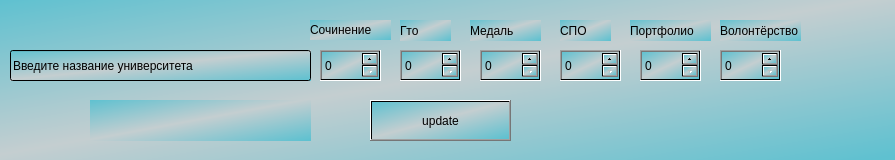
<?xml version="1.0" encoding="UTF-8"?>
<ui version="4.0">
 <class>Dialog</class>
 <widget class="QDialog" name="Dialog">
  <property name="geometry">
   <rect>
    <x>0</x>
    <y>0</y>
    <width>895</width>
    <height>160</height>
   </rect>
  </property>
  <property name="windowTitle">
   <string>Dialog</string>
  </property>
  <property name="styleSheet">
   <string notr="true">background-color: qlineargradient(spread:pad, x1:0, y1:0, x2:1, y2:1, stop:0 rgba(95, 193, 208, 255), stop:0.482955 rgba(196, 206, 208, 255), stop:0.982955 rgba(95, 193, 208, 255));</string>
  </property>
  <widget class="QSpinBox" name="medal">
   <property name="geometry">
    <rect>
     <x>480</x>
     <y>50</y>
     <width>61</width>
     <height>31</height>
    </rect>
   </property>
  </widget>
  <widget class="QSpinBox" name="volunteering">
   <property name="geometry">
    <rect>
     <x>720</x>
     <y>50</y>
     <width>61</width>
     <height>31</height>
    </rect>
   </property>
  </widget>
  <widget class="QLabel" name="label_2">
   <property name="geometry">
    <rect>
     <x>310</x>
     <y>20</y>
     <width>81</width>
     <height>20</height>
    </rect>
   </property>
   <property name="text">
    <string>Сочинение</string>
   </property>
  </widget>
  <widget class="QLabel" name="label_7">
   <property name="geometry">
    <rect>
     <x>720</x>
     <y>20</y>
     <width>81</width>
     <height>21</height>
    </rect>
   </property>
   <property name="text">
    <string>Волонтёрство</string>
   </property>
  </widget>
  <widget class="QLineEdit" name="lineEdit">
   <property name="geometry">
    <rect>
     <x>10</x>
     <y>50</y>
     <width>301</width>
     <height>31</height>
    </rect>
   </property>
   <property name="text">
    <string>Введите название университета</string>
   </property>
  </widget>
  <widget class="QLabel" name="label_3">
   <property name="geometry">
    <rect>
     <x>400</x>
     <y>20</y>
     <width>51</width>
     <height>21</height>
    </rect>
   </property>
   <property name="text">
    <string>Гто</string>
   </property>
  </widget>
  <widget class="QLabel" name="label_4">
   <property name="geometry">
    <rect>
     <x>470</x>
     <y>20</y>
     <width>71</width>
     <height>21</height>
    </rect>
   </property>
   <property name="text">
    <string>Медаль</string>
   </property>
  </widget>
  <widget class="QSpinBox" name="spo">
   <property name="geometry">
    <rect>
     <x>560</x>
     <y>50</y>
     <width>61</width>
     <height>31</height>
    </rect>
   </property>
  </widget>
  <widget class="QLabel" name="label_5">
   <property name="geometry">
    <rect>
     <x>560</x>
     <y>20</y>
     <width>51</width>
     <height>21</height>
    </rect>
   </property>
   <property name="text">
    <string>СПО</string>
   </property>
  </widget>
  <widget class="QSpinBox" name="essay">
   <property name="geometry">
    <rect>
     <x>320</x>
     <y>50</y>
     <width>61</width>
     <height>31</height>
    </rect>
   </property>
  </widget>
  <widget class="QSpinBox" name="gto">
   <property name="geometry">
    <rect>
     <x>400</x>
     <y>50</y>
     <width>61</width>
     <height>31</height>
    </rect>
   </property>
  </widget>
  <widget class="QSpinBox" name="portfolio">
   <property name="geometry">
    <rect>
     <x>640</x>
     <y>50</y>
     <width>61</width>
     <height>31</height>
    </rect>
   </property>
  </widget>
  <widget class="QPushButton" name="pushButton">
   <property name="geometry">
    <rect>
     <x>370</x>
     <y>100</y>
     <width>141</width>
     <height>41</height>
    </rect>
   </property>
   <property name="text">
    <string>update</string>
   </property>
  </widget>
  <widget class="QLabel" name="label_6">
   <property name="geometry">
    <rect>
     <x>630</x>
     <y>20</y>
     <width>81</width>
     <height>21</height>
    </rect>
   </property>
   <property name="text">
    <string>Портфолио</string>
   </property>
  </widget>
  <widget class="QLabel" name="label">
   <property name="geometry">
    <rect>
     <x>90</x>
     <y>100</y>
     <width>221</width>
     <height>41</height>
    </rect>
   </property>
   <property name="text">
    <string/>
   </property>
  </widget>
 </widget>
 <resources/>
 <connections/>
</ui>
